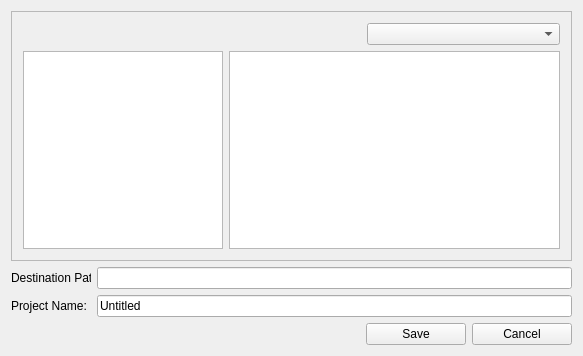
<?xml version="1.0" encoding="UTF-8"?>
<ui version="4.0">
 <class>DialogProjSave</class>
 <widget class="QDialog" name="DialogProjSave">
  <property name="geometry">
   <rect>
    <x>0</x>
    <y>0</y>
    <width>583</width>
    <height>356</height>
   </rect>
  </property>
  <property name="windowTitle">
   <string>DialogProjSave</string>
  </property>
  <property name="windowIcon">
   <iconset resource="../../../../rec/qtresources.qrc">
    <normaloff>:/logo_icon</normaloff>:/logo_icon</iconset>
  </property>
  <layout class="QGridLayout" name="gridLayout_2">
   <item row="0" column="0" colspan="4">
    <widget class="QFrame" name="frame">
     <property name="frameShape">
      <enum>QFrame::StyledPanel</enum>
     </property>
     <property name="frameShadow">
      <enum>QFrame::Raised</enum>
     </property>
     <layout class="QGridLayout" name="gridLayout">
      <item row="1" column="1" colspan="5">
       <widget class="QTreeView" name="treeViewCurrent"/>
      </item>
      <item row="0" column="1">
       <widget class="QPushButton" name="pushBack">
        <property name="sizePolicy">
         <sizepolicy hsizetype="Fixed" vsizetype="Fixed">
          <horstretch>0</horstretch>
          <verstretch>0</verstretch>
         </sizepolicy>
        </property>
        <property name="text">
         <string/>
        </property>
        <property name="icon">
         <iconset resource="../../../../rec/qtresources.qrc">
          <normaloff>:/arrow-circle-left</normaloff>:/arrow-circle-left
         </iconset>
        </property>
        <property name="iconSize">
         <size>
          <width>20</width>
          <height>20</height>
         </size>
        </property>
        <property name="flat">
         <bool>true</bool>
        </property>
       </widget>
      </item>
      <item row="0" column="2">
       <widget class="QPushButton" name="pushForward">
        <property name="sizePolicy">
         <sizepolicy hsizetype="Fixed" vsizetype="Fixed">
          <horstretch>0</horstretch>
          <verstretch>0</verstretch>
         </sizepolicy>
        </property>
        <property name="text">
         <string/>
        </property>
        <property name="icon">
         <iconset resource="../../../../rec/qtresources.qrc">
          <normaloff>:/arrow-circle-right</normaloff>:/arrow-circle-right</iconset>
        </property>
        <property name="iconSize">
         <size>
          <width>20</width>
          <height>20</height>
         </size>
        </property>
        <property name="flat">
         <bool>true</bool>
        </property>
       </widget>
      </item>
      <item row="0" column="3">
       <widget class="QPushButton" name="pushUp">
        <property name="sizePolicy">
         <sizepolicy hsizetype="Fixed" vsizetype="Fixed">
          <horstretch>0</horstretch>
          <verstretch>0</verstretch>
         </sizepolicy>
        </property>
        <property name="text">
         <string/>
        </property>
        <property name="icon">
         <iconset resource="../../../../rec/qtresources.qrc">
          <normaloff>:/arrow-circle-up</normaloff>:/arrow-circle-up</iconset>
        </property>
        <property name="iconSize">
         <size>
          <width>20</width>
          <height>20</height>
         </size>
        </property>
        <property name="autoDefault">
         <bool>true</bool>
        </property>
        <property name="flat">
         <bool>true</bool>
        </property>
       </widget>
      </item>
      <item row="1" column="0">
       <widget class="QListView" name="listViewSystem">
        <property name="sizePolicy">
         <sizepolicy hsizetype="Fixed" vsizetype="Expanding">
          <horstretch>0</horstretch>
          <verstretch>0</verstretch>
         </sizepolicy>
        </property>
        <property name="maximumSize">
         <size>
          <width>200</width>
          <height>16777215</height>
         </size>
        </property>
       </widget>
      </item>
      <item row="0" column="4" colspan="2">
       <widget class="QComboBox" name="comboBox"/>
      </item>
     </layout>
    </widget>
   </item>
   <item row="1" column="0">
    <widget class="QLabel" name="label">
     <property name="sizePolicy">
      <sizepolicy hsizetype="Fixed" vsizetype="Preferred">
       <horstretch>0</horstretch>
       <verstretch>0</verstretch>
      </sizepolicy>
     </property>
     <property name="maximumSize">
      <size>
       <width>80</width>
       <height>16777215</height>
      </size>
     </property>
     <property name="text">
      <string>Destination Path: </string>
     </property>
    </widget>
   </item>
   <item row="3" column="0" colspan="2">
    <spacer name="horizontalSpacer">
     <property name="orientation">
      <enum>Qt::Horizontal</enum>
     </property>
     <property name="sizeHint" stdset="0">
      <size>
       <width>211</width>
       <height>20</height>
      </size>
     </property>
    </spacer>
   </item>
   <item row="3" column="3">
    <widget class="QPushButton" name="pushCancel">
     <property name="maximumSize">
      <size>
       <width>100</width>
       <height>16777215</height>
      </size>
     </property>
     <property name="text">
      <string>Cancel</string>
     </property>
    </widget>
   </item>
   <item row="3" column="2">
    <widget class="QPushButton" name="pushButtonSave">
     <property name="sizePolicy">
      <sizepolicy hsizetype="Minimum" vsizetype="Fixed">
       <horstretch>0</horstretch>
       <verstretch>0</verstretch>
      </sizepolicy>
     </property>
     <property name="minimumSize">
      <size>
       <width>0</width>
       <height>0</height>
      </size>
     </property>
     <property name="maximumSize">
      <size>
       <width>100</width>
       <height>16777215</height>
      </size>
     </property>
     <property name="text">
      <string>Save</string>
     </property>
    </widget>
   </item>
   <item row="1" column="1" colspan="3">
    <widget class="QLineEdit" name="lineEditSelected">
     <property name="readOnly">
      <bool>true</bool>
     </property>
    </widget>
   </item>
   <item row="2" column="1" colspan="3">
    <widget class="QLineEdit" name="lineEditProjName">
     <property name="text">
      <string>Untitled</string>
     </property>
    </widget>
   </item>
   <item row="2" column="0">
    <widget class="QLabel" name="label_2">
     <property name="text">
      <string>Project Name:</string>
     </property>
    </widget>
   </item>
  </layout>
 </widget>
 <layoutdefault spacing="6" margin="11"/>
 <resources>
  <include location="../../../../rec/qtresources.qrc"/>
 </resources>
 <connections/>
</ui>
